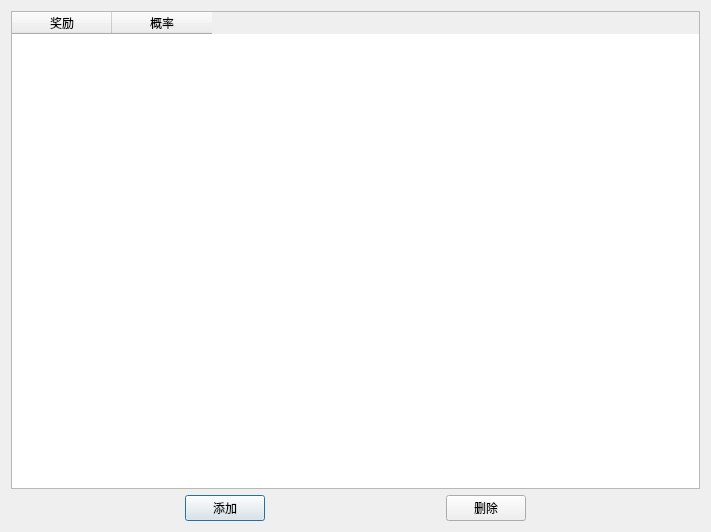
<?xml version="1.0" encoding="UTF-8"?>
<ui version="4.0">
 <class>ui_rewordClass</class>
 <widget class="QDialog" name="ui_rewordClass">
  <property name="geometry">
   <rect>
    <x>0</x>
    <y>0</y>
    <width>711</width>
    <height>532</height>
   </rect>
  </property>
  <property name="windowTitle">
   <string>ui_reword</string>
  </property>
  <layout class="QVBoxLayout" name="verticalLayout">
   <item>
    <widget class="QTableWidget" name="tableWidget">
     <column>
      <property name="text">
       <string>奖励</string>
      </property>
     </column>
     <column>
      <property name="text">
       <string>概率</string>
      </property>
     </column>
    </widget>
   </item>
   <item>
    <layout class="QHBoxLayout" name="horizontalLayout">
     <item>
      <spacer name="horizontalSpacer">
       <property name="orientation">
        <enum>Qt::Horizontal</enum>
       </property>
       <property name="sizeHint" stdset="0">
        <size>
         <width>40</width>
         <height>20</height>
        </size>
       </property>
      </spacer>
     </item>
     <item>
      <widget class="QPushButton" name="pushButton_add">
       <property name="text">
        <string>添加</string>
       </property>
      </widget>
     </item>
     <item>
      <spacer name="horizontalSpacer_3">
       <property name="orientation">
        <enum>Qt::Horizontal</enum>
       </property>
       <property name="sizeHint" stdset="0">
        <size>
         <width>40</width>
         <height>20</height>
        </size>
       </property>
      </spacer>
     </item>
     <item>
      <widget class="QPushButton" name="pushButton_del">
       <property name="text">
        <string>删除</string>
       </property>
      </widget>
     </item>
     <item>
      <spacer name="horizontalSpacer_2">
       <property name="orientation">
        <enum>Qt::Horizontal</enum>
       </property>
       <property name="sizeHint" stdset="0">
        <size>
         <width>40</width>
         <height>20</height>
        </size>
       </property>
      </spacer>
     </item>
    </layout>
   </item>
  </layout>
 </widget>
 <layoutdefault spacing="6" margin="11"/>
 <resources/>
 <connections/>
</ui>
